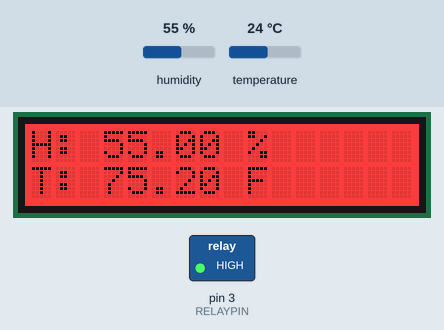
A sketch run on a simulated Arduino Uno, built with avr-gcc and run on an emulated ATmega328P. On the bench: 16×2 character LCD, switched loads named in the sketch (green lamp = pin HIGH). Inputs (shaded band) come from the test bench; at power-on: temperature 24 °C, humidity 55 %.

Above: at 2.7 s.
2.8 s: temperature set to 37.8 °C
At 5.4 s:
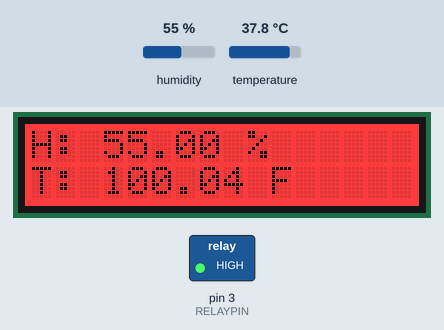
5.8 s: temperature set to 38.8 °C
At 7.1 s:
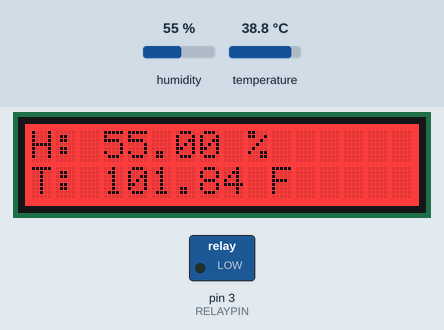
8.8 s: humidity set to 22 %
At 10.5 s:
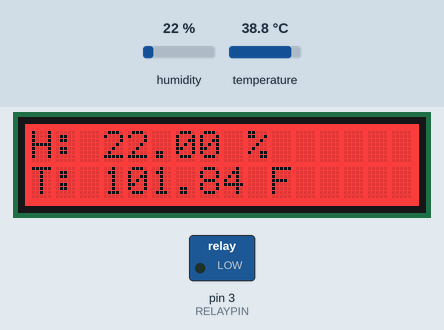
11.8 s: humidity set to 40 %
At 13.5 s:
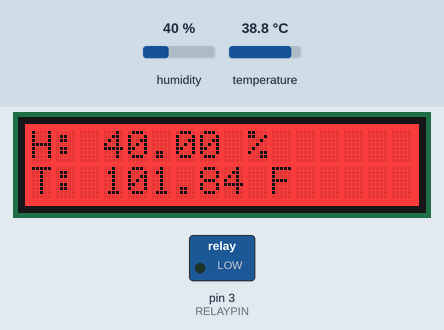
Timing chart, 0 to 15.0 s (numbered marks = the images above; inputs shaded):
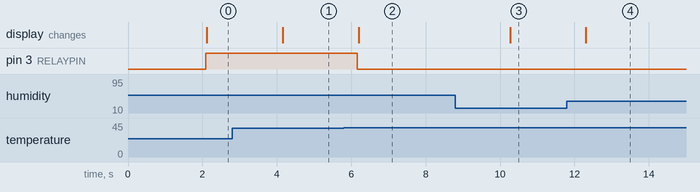

Measured:
- the behaviour switches between 38.3 and 38.4 °C on temperature (found by bisection; images 1 and 2)
- after the input at 2.8 s, the display: changes after 1.4 s (image 1)
- after the input at 5.8 s, pin 3 (RELAYPIN): HIGH → LOW after 0.36 s; the display: changes after 0.40 s (image 2)
- after the input at 8.8 s, the display: changes after 1.5 s (image 3)
- after the input at 11.8 s, the display: changes after 0.51 s (image 4)

The sketch:

Incubator.ino
```cpp
// Needed Libraries:
// LCD Shield: https://github.com/adafruit/Adafruit-RGB-LCD-Shield-Library
// DHT Sensor: https://github.com/adafruit/DHT-sensor-library

// Temp/Humidity Sensor
#include "DHT.h"

// LCD
#include <Wire.h>
#include <Adafruit_MCP23017.h>
#include <Adafruit_RGBLCDShield.h>

// Temp/Humidity Sensor
#define DHTPIN 2     // what pin we're connected to
#define DHTTYPE DHT22   // DHT 22  (AM2302)
// Initialize DHT sensor for normal 16mhz Arduino
DHT dht(DHTPIN, DHTTYPE);

// LCD
Adafruit_RGBLCDShield lcd = Adafruit_RGBLCDShield();

// Relay
#define RELAYPIN 3

void setup() {
  Serial.begin(9600);
  // set up the LCD's number of columns and rows:
  lcd.begin(16, 2);
  lcd.print("Lets Hatch Some");
  lcd.setCursor(0,1);
  lcd.print("EGGS!!!");
  lcd.setBacklight(0x1);

  // setup the Tempt/Humidity Sensor
  dht.begin();

  // Setup relay
  pinMode(RELAYPIN, OUTPUT);
}

void loop() {
  // Wait a few seconds between measurements.
  delay(2000);

  // Reading temperature or humidity takes about 250 milliseconds!
  // Sensor readings may also be up to 2 seconds 'old' (its a very slow sensor)
  float humidity = dht.readHumidity();
  // Read temperature as Fahrenheit
  float temp = dht.readTemperature(true);

  // Check if any reads failed and exit early (to try again).
  if (isnan(humidity) || isnan(temp)) {
    Serial.println("Failed to read from DHT sensor!");
    return;
  }

  if (temp < 100) {
    digitalWrite(RELAYPIN, HIGH);
  } else if (temp > 101) {
    digitalWrite(RELAYPIN, LOW);
  }

  lcd.setCursor(0,0);
  lcd.print("H: ");
  lcd.print(humidity);
  lcd.print(" %      ");
  lcd.setCursor(0,1);
  lcd.print("T: ");
  lcd.print(temp);
  lcd.print(" F      ");
}
```
